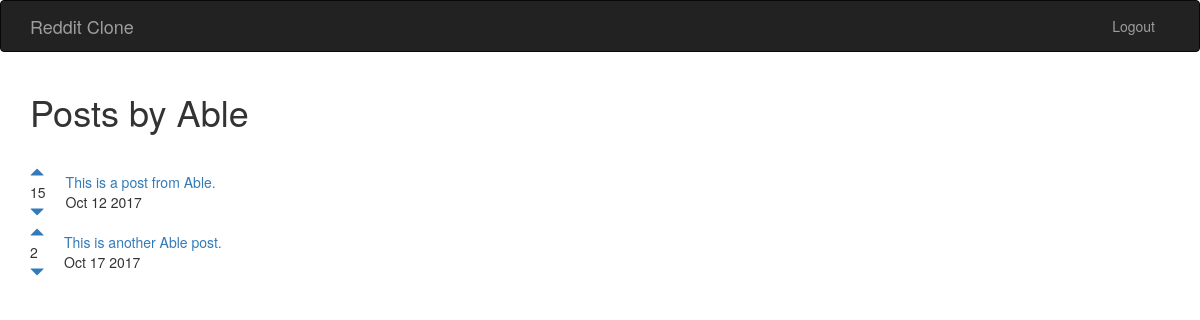
Page /posts/Able/ (signed in) on the committed database.
### posts/models.py (models this page shows, shortened)
class Post(models.Model):
    title = models.CharField(max_length=200)
    publishedDate = models.DateTimeField()
    url = models.TextField()
    author = models.ForeignKey(User)
    votesTotal = models.IntegerField(default=1)
    def publishedDatePretty(self):
        return self.publishedDate.strftime("%b %e %Y")

### posts/views.py (the view)
# urls.py: url(r'^(?P<postAuthor>[\w.@+-]+)/$', views.user_posts, name='user_posts'),
def user_posts(request, postAuthor):
    try:
        user = User.objects.get(username=postAuthor)
        posts = Post.objects.filter(author__username=postAuthor)
        return render(request, 'posts/user_posts.html', {"postAuthor": postAuthor, "posts": posts})
    except User.DoesNotExist:
        errorMessage = "Sorry, the user " + postAuthor + " is not in our database!'"
        return render(request, 'posts/user_posts.html', {"postAuthor": postAuthor, "error": errorMessage})

### posts/templates/posts/user_posts.html (shortened to what this page needs)
{% extends 'base.html' %}
{% block content%}
<h1>Posts by {{ postAuthor }}</h1>
<br />
{% for post in posts.all %}
<table>
    <tr>
        <td style="padding-right: 20px;">
            <a href="#" onClick="document.getElementById('upvote{{  post.id }}').submit()">
                <span class="glyphicon glyphicon-triangle-top" aria-hidden="true"></span>
            </a>
            <br/>{{ post.votesTotal }}</br>
            <a href="#" onClick="document.getElementById('downvote{{  post.id }}').submit()">
                <span class="glyphicon glyphicon-triangle-bottom" aria-hidden="true"></span>
            </a>
        </td>
        <td>
            <a href="{{ post.url }}">{{ post.title }}</a><br/>{{ post.publishedDatePretty}}
        </td>
    </tr>
</table>
{% endfor %}
{% endblock %}

### rows in the picture
Post: votesTotal "15", title "This is a post from Able.", publishedDatePretty "Oct 12 2017"
Post: votesTotal "2", title "This is another Able post.", publishedDatePretty "Oct 17 2017"

### other values in the picture
{{ postAuthor }} "Able"
